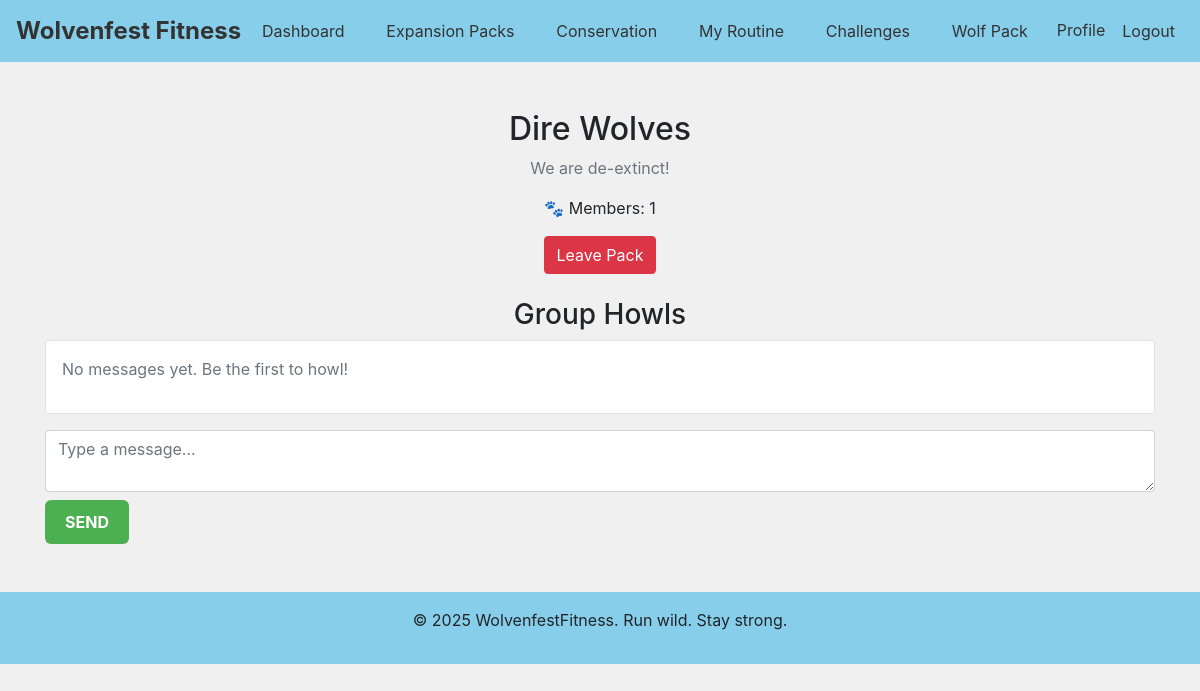
Before: /groups/groups/2/ (signed in) with the older database file.
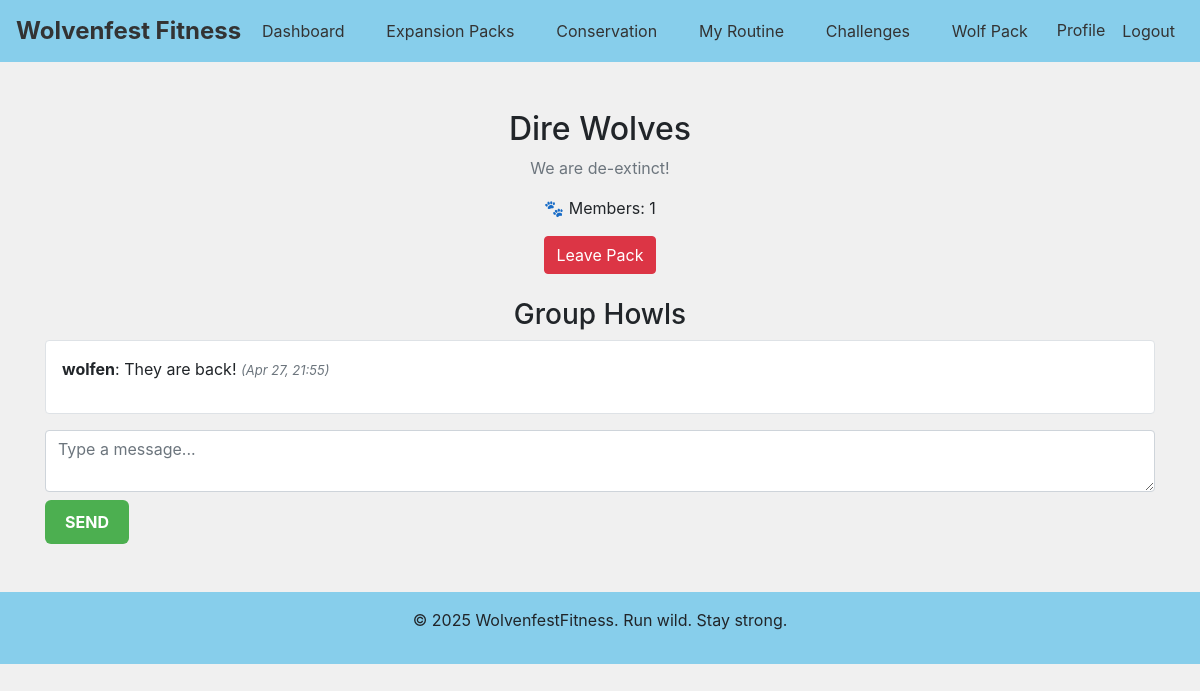
After: the same page with the newer database file.
### my_app/models.py (models this page shows, shortened)
class Message(models.Model): # Group chat message model
    group = models.ForeignKey(Group, on_delete=models.CASCADE)
    user = models.ForeignKey(User, on_delete=models.CASCADE)
    content = models.TextField()
    timestamp = models.DateTimeField(auto_now_add=True)

### my_app/views.py (the view)
# urls.py: path('groups/<int:group_id>/', group_detail, name='group_detail'),
@login_required
def group_detail(request, group_id): # View group details and messages
    group = get_object_or_404(Group, id=group_id)
    messages = Message.objects.filter(group=group).order_by('timestamp')
    if request.method == 'POST': # If the form has been submitted, get message content
        content = request.POST.get('message')
        if content:
            Message.objects.create(group=group, user=request.user, content=content)
            return redirect('group_detail', group_id=group.id)
    return render(request, 'groups/group_detail.html', { # Render the group detail template
        'group': group,
        'messages': messages
    })

### templates/groups/group_detail.html (shortened to what this page needs)
{% extends "base.html" %}
{% block content %}
<h2 class="text-center mt-5">{{ group.name }}</h2>
<p class="text-center text-muted">{{ group.description }}</p>
<p class="text-center">🐾 Members: {{ group.members.count }}</p>
{% if request.user in group.members.all %}
    <div class="text-center mb-4">
        <a href="{% url 'leave_group' group.id %}" class="btn btn-danger">Leave Pack</a>
    </div>
    <h3 class="text-center">Group Howls</h3>
    <div class="border rounded p-3 bg-white" style="max-height: 300px; overflow-y: auto;">
        {% for msg in messages %}
            <p><strong>{{ msg.user.username }}</strong>: {{ msg.content }}
                <em class="text-muted" style="font-size: small;">({{ msg.timestamp|date:"M d, H:i" }})</em>
            </p>
        {% empty %}
            <p class="text-muted">No messages yet. Be the first to howl!</p>
        {% endfor %}
    </div>
    <form method="POST" class="mt-3">
        <textarea name="message" rows="2" class="form-control mb-2" placeholder="Type a message..." required></textarea>
        <button type="submit" class="btn btn-primary">Send</button>
    </form>
{% else %}
    <div class="text-center mt-4">
        <a href="{% url 'join_group' group.id %}" class="btn btn-success">Join this Pack</a>
    </div>
{% endif %}
{% endblock %}

Changed rows visible on the page:
added Message: user.username "wolfen", content "They are back!", timestamp "Apr 27, 21:55"
Other visible differences:
text no longer shown: "No messages yet. Be the first to howl!"
